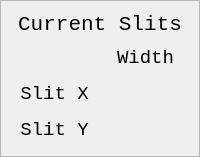
              <widget class="QFrame" name="slits_frame">
               <property name="minimumSize">
                <size>
                 <width>0</width>
                 <height>50</height>
                </size>
               </property>
               <property name="maximumSize">
                <size>
                 <width>16777215</width>
                 <height>180</height>
                </size>
               </property>
               <property name="frameShape">
                <enum>QFrame::StyledPanel</enum>
               </property>
               <property name="frameShadow">
                <enum>QFrame::Raised</enum>
               </property>
               <layout class="QVBoxLayout" name="verticalLayout_3">
                <item>
                 <widget class="QLabel" name="readback_slits_title">
                  <property name="font">
                   <font>
                    <family>Monospace</family>
                    <pointsize>16</pointsize>
                   </font>
                  </property>
                  <property name="text">
                   <string>Current Slits</string>
                  </property>
                  <property name="alignment">
                   <set>Qt::AlignCenter</set>
                  </property>
                 </widget>
                </item>
                <item>
                 <layout class="QGridLayout" name="slit_width_layout">
                  <item row="1" column="0">
                   <widget class="QLabel" name="slit_x_label">
                    <property name="minimumSize">
                     <size>
                      <width>0</width>
                      <height>30</height>
                     </size>
                    </property>
                    <property name="maximumSize">
                     <size>
                      <width>16777215</width>
                      <height>30</height>
                     </size>
                    </property>
                    <property name="font">
                     <font>
                      <family>Monospace</family>
                      <pointsize>14</pointsize>
                     </font>
                    </property>
                    <property name="text">
                     <string>Slit X</string>
                    </property>
                    <property name="alignment">
                     <set>Qt::AlignCenter</set>
                    </property>
                   </widget>
                  </item>
                  <item row="2" column="0">
                   <widget class="QLabel" name="slit_y_label">
                    <property name="minimumSize">
                     <size>
                      <width>0</width>
                      <height>30</height>
                     </size>
                    </property>
                    <property name="maximumSize">
                     <size>
                      <width>16777215</width>
                      <height>30</height>
                     </size>
                    </property>
                    <property name="font">
                     <font>
                      <family>Monospace</family>
                      <pointsize>14</pointsize>
                     </font>
                    </property>
                    <property name="text">
                     <string>Slit Y</string>
                    </property>
                    <property name="alignment">
                     <set>Qt::AlignCenter</set>
                    </property>
                   </widget>
                  </item>
                  <item row="1" column="1">
                   <widget class="PyDMLabel" name="slit_x_width">
                    <property name="minimumSize">
                     <size>
                      <width>0</width>
                      <height>30</height>
                     </size>
                    </property>
                    <property name="maximumSize">
                     <size>
                      <width>16777215</width>
                      <height>30</height>
                     </size>
                    </property>
                    <property name="font">
                     <font>
                      <family>Monospace</family>
                      <pointsize>14</pointsize>
                     </font>
                    </property>
                    <property name="toolTip">
                     <string/>
                    </property>
                    <property name="whatsThis">
                     <string/>
                    </property>
                    <property name="alignment">
                     <set>Qt::AlignCenter</set>
                    </property>
                    <property name="precision">
                     <number>3</number>
                    </property>
                   </widget>
                  </item>
                  <item row="2" column="1">
                   <widget class="PyDMLabel" name="slit_y_width">
                    <property name="minimumSize">
                     <size>
                      <width>0</width>
                      <height>30</height>
                     </size>
                    </property>
                    <property name="maximumSize">
                     <size>
                      <width>16777215</width>
                      <height>30</height>
                     </size>
                    </property>
                    <property name="font">
                     <font>
                      <family>Monospace</family>
                      <pointsize>14</pointsize>
                     </font>
                    </property>
                    <property name="toolTip">
                     <string/>
                    </property>
                    <property name="whatsThis">
                     <string/>
                    </property>
                    <property name="alignment">
                     <set>Qt::AlignCenter</set>
                    </property>
                    <property name="precision">
                     <number>3</number>
                    </property>
                   </widget>
                  </item>
                  <item row="0" column="1">
                   <widget class="QLabel" name="slit_width_label">
                    <property name="minimumSize">
                     <size>
                      <width>0</width>
                      <height>30</height>
                     </size>
                    </property>
                    <property name="maximumSize">
                     <size>
                      <width>16777215</width>
                      <height>30</height>
                     </size>
                    </property>
                    <property name="font">
                     <font>
                      <family>Monospace</family>
                      <pointsize>14</pointsize>
                     </font>
                    </property>
                    <property name="text">
                     <string>Width</string>
                    </property>
                    <property name="alignment">
                     <set>Qt::AlignCenter</set>
                    </property>
                   </widget>
                  </item>
                 </layout>
                </item>
               </layout>
              </widget>
